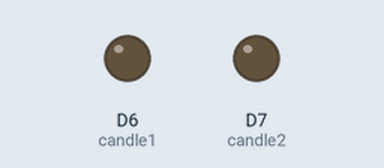
Recording of a program running on a simulated ESP8266 (Wemos D1 mini). On the bench: output pins drawn as LEDs (lit = HIGH). Random numbers use the default seed unless the program sets one.

Above: at 0.0 s.
At 13.05 s:
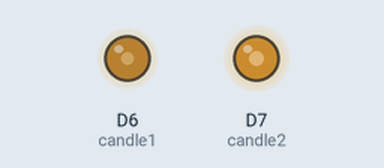
At 31.0 s:
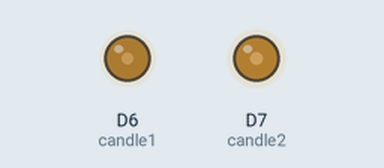
At 39.75 s:
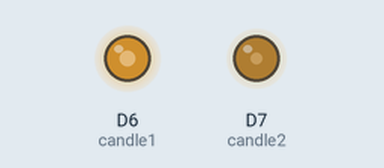
Timing chart, 0 to 40.0 s (numbered marks = the images above):
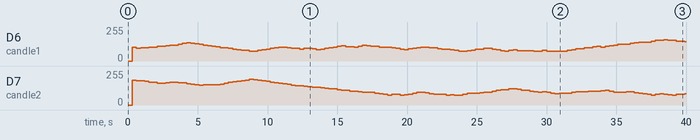

Measured:
- by itself, D6 (candle1): 0/255 → 102/255 at 0.30 s, → 97/255 0.30 s later, → 100/255 0.30 s later, → 101/255 0.30 s later, … (122 changes in this stretch)
- by itself, D7 (candle2): 0/255 → 187/255 at 0.30 s, → 182/255 0.30 s later, → 181/255 0.30 s later, → 177/255 0.30 s later, … (124 changes in this stretch)

The program:

main.cpp
```cpp
#include <Arduino.h>
#define candle1 D6
#define candle2 D7
#define delayt 300
#define randMax 30
#define randGo 4
#define maxChange 30
#define volmax 1024
#define volmin 300

int volcandle1 = 1024;
int volcandle2 = 1024;
boolean candle1Forward=false;
boolean candle2Forward=false;


void setup() {
  volcandle1=random(volmax);
  volcandle2=random(volmax);
}

void loop() {
  delay(delayt);
  if(random(randMax)<=randGo)
    candle1Forward=!candle1Forward;
  if(random(randMax)<=randGo)
    candle2Forward=!candle2Forward;
  if(candle1Forward)
   volcandle1=volcandle1+random(maxChange);
  else
    volcandle1=volcandle1-random(maxChange);
  if(candle2Forward)
   volcandle2=volcandle2+random(maxChange);
  else
    volcandle2=volcandle2-random(maxChange);
  if(volcandle1>volmax){
    volcandle1=volmax;
    candle1Forward=false;
  }
  if(volcandle2>volmax){
    volcandle2=volmax;
    candle2Forward=false;
  }
   if(volcandle1<volmin){
    volcandle1=volmin;
    candle1Forward=true;
  }
  if(volcandle2<volmin){
    volcandle2=volmin;
    candle2Forward=true;
  }
  analogWrite(candle1,volcandle1);
  analogWrite(candle2,volcandle2);
  // put your main code here, to run repeatedly:
}
```
